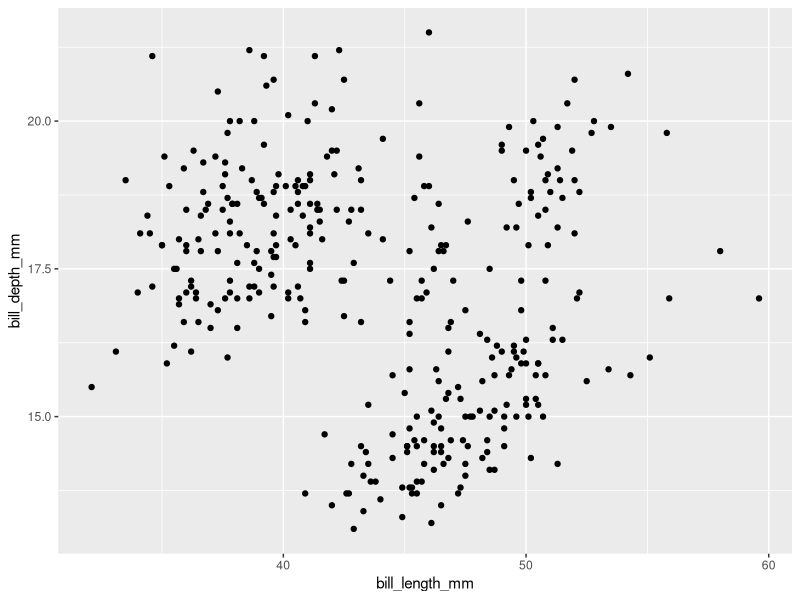
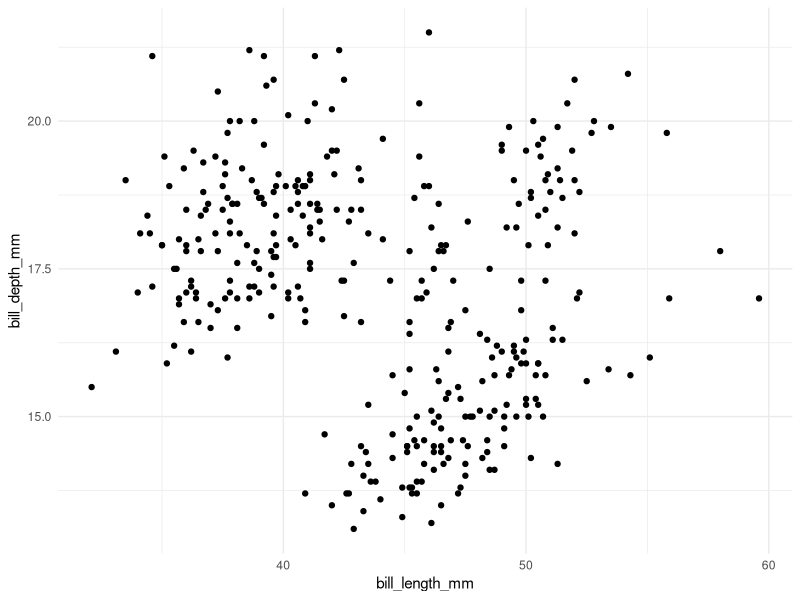

Source code (R) for these figures, in order:

            library(ggplot2)
            library(palmerpenguins)
            built_answer <- tryCatch(
                {
                    set.seed(42)
                    ggplot(penguins, aes(x = bill_length_mm, y = bill_depth_mm)) + geom_point()
                    suppressWarnings(
                        if (!file.exists("/sandbox/figures/bill-length_bill-depth_scatter_answer.png")) {
                            ggsave(
                                width = 3,
                                height = 3,
                                "/sandbox/figures/bill-length_bill-depth_scatter_answer.png"
                            )
                        }
                    )
                    suppressWarnings(
                        ggplot_build(last_plot())
                    )
                },
                error = function(e) {
                    'ERROR'
                }
            )
            built_submission <- tryCatch(
                {
                    set.seed(42)
                    library(palmerpenguins)

ggplot(penguins, aes(x = bill_length_mm, y = bill_depth_mm)) +
  geom_point() +
  theme_minimal()
                    suppressWarnings(
                        ggsave(
                            width = 3,
                            height = 3,
                            "figures/bill-length_bill-depth_scatter_submission_granite.png"
                        )
                    )
                    suppressWarnings(
                        ggplot_build(last_plot())
                    )
                },
                error = function(e) {
                    'ERROR'
                }
            )
            cat(isTRUE(all.equal(built_answer, built_submission)))
        
